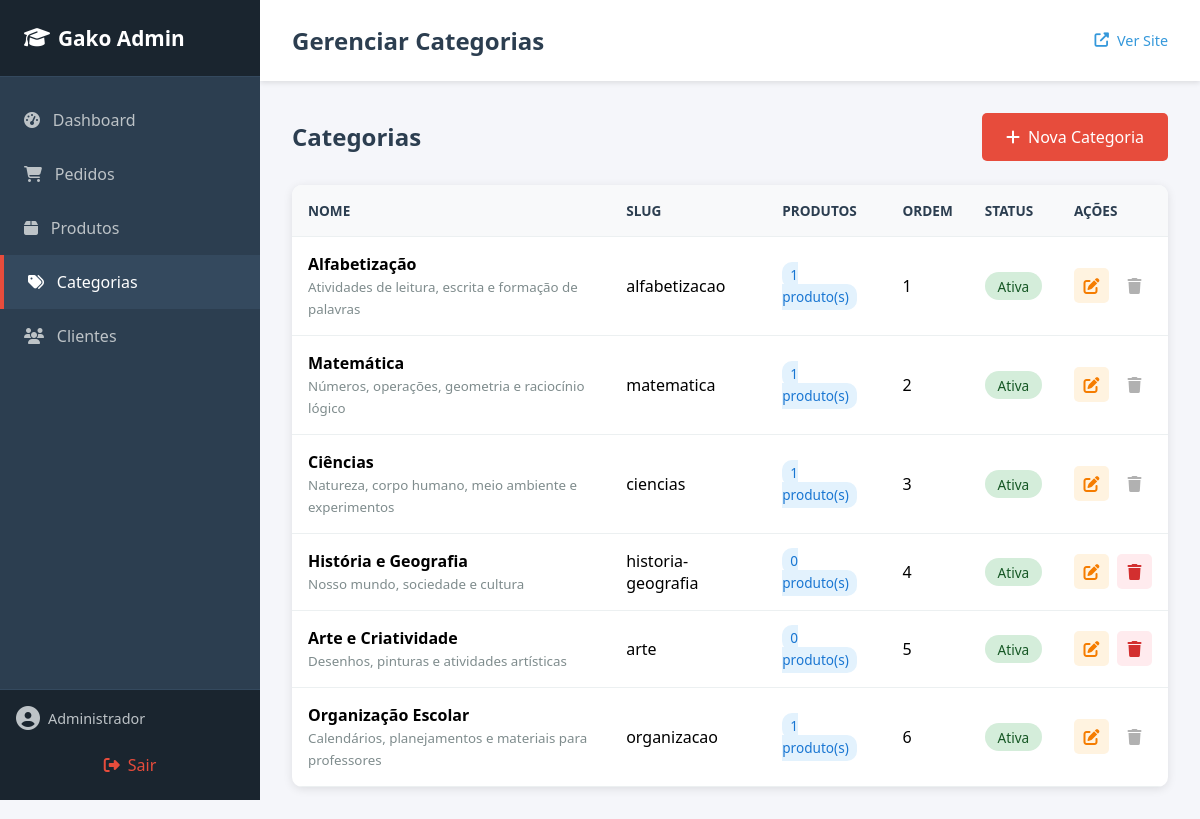
The page /admin/categorias/index.php (signed in) on the database its author committed.
### tables this page shows
CREATE TABLE `categorias` (
  `id` int(11) NOT NULL,
  `nome` varchar(100) NOT NULL,
  `slug` varchar(100) NOT NULL,
  `descricao` text DEFAULT NULL,
  `ordem` int(11) DEFAULT 0,
  `ativo` tinyint(1) DEFAULT 1,
  `created_at` timestamp NOT NULL DEFAULT current_timestamp()
);

### admin/categorias/index.php (the view, shortened to what this page needs)
<?php
include '../includes/header.php';
$categorias = $pdo->query("
    SELECT c.*, COUNT(p.id) as total_produtos
    FROM categorias c
    LEFT JOIN produtos p ON c.id = p.categoria_id
    GROUP BY c.id
    ORDER BY c.ordem, c.nome
")->fetchAll();
?>
<div class="page-actions">
    <h2 style="color: #2c3e50;">Categorias</h2>
    <a href="criar.php" class="btn-primary">
        <i class="fas fa-plus"></i> Nova Categoria
    </a>
</div>
<div class="data-table">
    <table>
        <thead>
            <tr>
                <th>Nome</th>
                <th>Slug</th>
                <th>Produtos</th>
                <th>Ordem</th>
                <th>Status</th>
                <th>Ações</th>
            </tr>
        </thead>
        <tbody>
            <?php foreach ($categorias as $cat): ?>
            <tr>
                <td>
                    <strong><?php echo htmlspecialchars($cat['nome']); ?></strong>
                    <?php if ($cat['descricao']): ?>
                        <br><small style="color: #7f8c8d;"><?php echo htmlspecialchars($cat['descricao']); ?></small>
                    <?php endif; ?>
                </td>
                <td><?php echo $cat['slug']; ?></td>
                <td>
                    <span style="background: #e3f2fd; color: #1976d2; padding: 0.2rem 0.5rem; border-radius: 10px; font-size: 0.85rem;">
                        <?php echo $cat['total_produtos']; ?> produto(s)
                    </span>
                </td>
                <td><?php echo $cat['ordem']; ?></td>
                <td>
                    <span class="status <?php echo $cat['ativo'] ? 'pago' : 'cancelado'; ?>">
                        <?php echo $cat['ativo'] ? 'Ativa' : 'Inativa'; ?>
                    </span>
                </td>
                <td>
                    <div class="actions">
                        <a href="editar.php?id=<?php echo $cat['id']; ?>" class="btn-icon edit" title="Editar">
                            <i class="fas fa-edit"></i>
                        </a>
                        <?php if ($cat['total_produtos'] == 0): ?>
                            <a href="excluir.php?id=<?php echo $cat['id']; ?>"
                               class="btn-icon delete"
                               title="Excluir"
                               onclick="return confirmarExclusao('Tem certeza que deseja excluir esta categoria?')">
                                <i class="fas fa-trash"></i>
                            </a>
                        <?php else: ?>
                            <span class="btn-icon" style="opacity: 0.3; cursor: not-allowed;" title="Não pode excluir (tem produtos)">
                                <i class="fas fa-trash"></i>
                            </span>
                        <?php endif; ?>
                    </div>
                </td>
            </tr>
            <?php endforeach; ?>
        </tbody>
    </table>
</div>
<?php include '../includes/footer.php'; ?>

### admin/css/admin.css (style rules this page uses)
* { margin: 0; padding: 0; box-sizing: border-box; }
.admin-body { font-family: 'Segoe UI', Tahoma, Geneva, Verdana, sans-serif; background: #f5f6fa; display: flex; min-height: 100vh; }
.data-table { width: 100%; background: white; border-radius: 10px; overflow: hidden; box-shadow: 0 2px 10px rgba(0,0,0,0.1); }
.data-table table { width: 100%; border-collapse: collapse; }
.data-table th, .data-table td { padding: 1rem; text-align: left; border-bottom: 1px solid #ecf0f1; }
.data-table th { background: #f8f9fa; font-weight: 600; color: #2c3e50; text-transform: uppercase; font-size: 0.85rem; }
.status { padding: 0.3rem 0.8rem; border-radius: 20px; font-size: 0.85rem; font-weight: 500; }
.status.pago { background: #d4edda; color: #155724; }
.actions { display: flex; gap: 0.5rem; }
.btn-icon { width: 35px; height: 35px; border-radius: 5px; display: flex; align-items: center; justify-content: center; text-decoration: none; transition: all 0.3s; border: none; cursor: pointer; }
.btn-icon.edit { background: #fff3e0; color: #f57c00; }
.btn-icon.delete { background: #ffebee; color: #d32f2f; }
.btn-primary, .btn-secondary { display: inline-flex; align-items: center; gap: 0.5rem; padding: 0.8rem 1.5rem; border-radius: 5px; text-decoration: none; font-weight: 500; transition: all 0.3s; border: none; cursor: pointer; }
.btn-primary { background: #e74c3c; color: white; }
.page-actions { display: flex; justify-content: space-between; align-items: center; margin-bottom: 1.5rem; }

### rows shown on the page
categorias: nome "Alfabetização", descricao "Atividades de leitura, escrita e formação de palavras", slug "alfabetizacao", total_produtos "1", ordem "1", ativo "Ativa"
categorias: nome "Matemática", descricao "Números, operações, geometria e raciocínio lógico", slug "matematica", total_produtos "1", ordem "2", ativo "Ativa"
categorias: nome "Ciências", descricao "Natureza, corpo humano, meio ambiente e experimentos", slug "ciencias", total_produtos "1", ordem "3", ativo "Ativa"
categorias: nome "História e Geografia", descricao "Nosso mundo, sociedade e cultura", slug "historia-geografia", total_produtos "0", ordem "4", ativo "Ativa"
categorias: nome "Arte e Criatividade", descricao "Desenhos, pinturas e atividades artísticas", slug "arte", total_produtos "0", ordem "5", ativo "Ativa"
categorias: nome "Organização Escolar", descricao "Calendários, planejamentos e materiais para professores", slug "organizacao", total_produtos "1", ordem "6", ativo "Ativa"

### other values the page prints
getAdminNome() "Administrador"
$pageTitle "Gerenciar Categorias"
